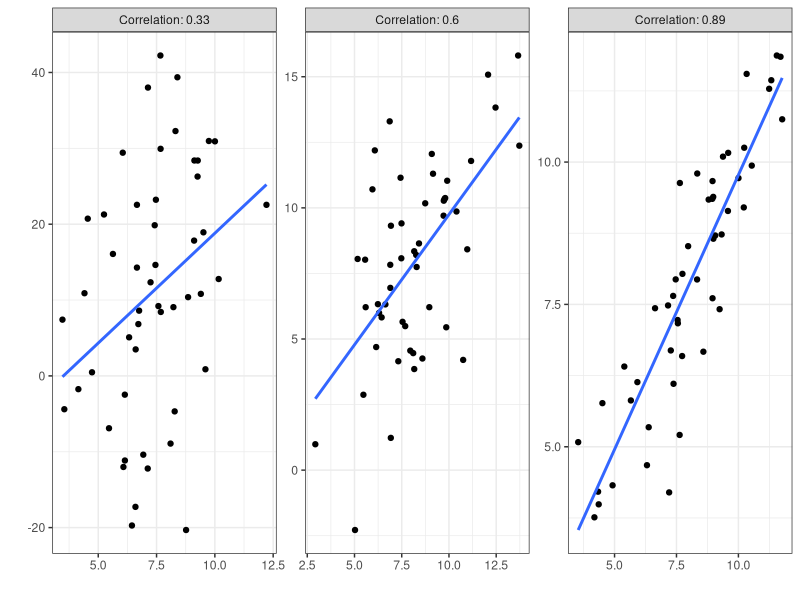
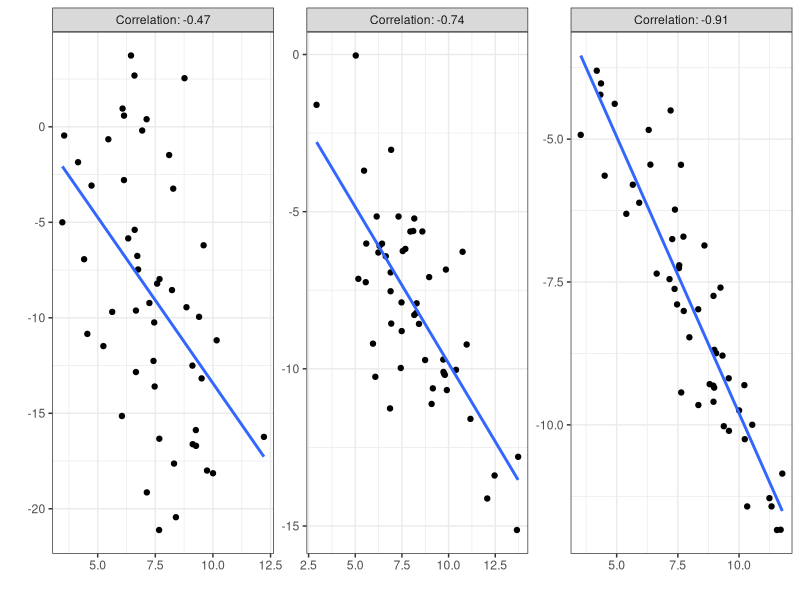

R code for these plots, in order:
## ---- chunk 1
##xaringan::inf_mr()
## For offline work: https://bookdown.org/yihui/rmarkdown/some-tips.html#working-offline
## Images not appearing? Put images folder inside the libs folder as that is the main data directory

library(tidyverse)
##library(readxl)
##library(stargazer)
##library(kableExtra)
##library(modelr)

knitr::opts_chunk$set(echo = FALSE,
                      eval = TRUE,
                      error = FALSE,
                      message = FALSE,
                      warning = FALSE,
                      comment = NA)
## ---- chunk 2
## Show correlations
cor_examples <- function(sd) {
    tibble(
    x = rnorm(50, mean = 8, sd = 2),
    y = x + rnorm(50, 0, sd),
    Group = str_c("Correlation: ", round(cor(x, y), 2))
    )
}

## Positive linear
set.seed(54)
rbind(cor_examples(1),
      cor_examples(3),
      cor_examples(18)) |>
ggplot(aes(x = x, y = y)) +
    geom_point() +
    geom_smooth(method = "lm", se = FALSE) +
    theme_bw() +
  labs(x = "", y = "") +
    facet_wrap(~Group, scales = "free")


## ---- chunk 3
## Show correlations
cor_examples <- function(sd) {
    tibble(
    x = rnorm(50, mean = 8, sd = 2),
    y = -x - rnorm(50, 0, sd),
    Group = str_c("Correlation: ", round(cor(x, y), 2))
    )
}

## Positive linear
set.seed(54)
rbind(cor_examples(.9),
      cor_examples(2.05),
      cor_examples(7)) |>
ggplot(aes(x = x, y = y)) +
    geom_point() +
    geom_smooth(method = "lm", se = FALSE) +
    theme_bw() +
  labs(x = "", y = "") +
    facet_wrap(~Group, scales = "free")
